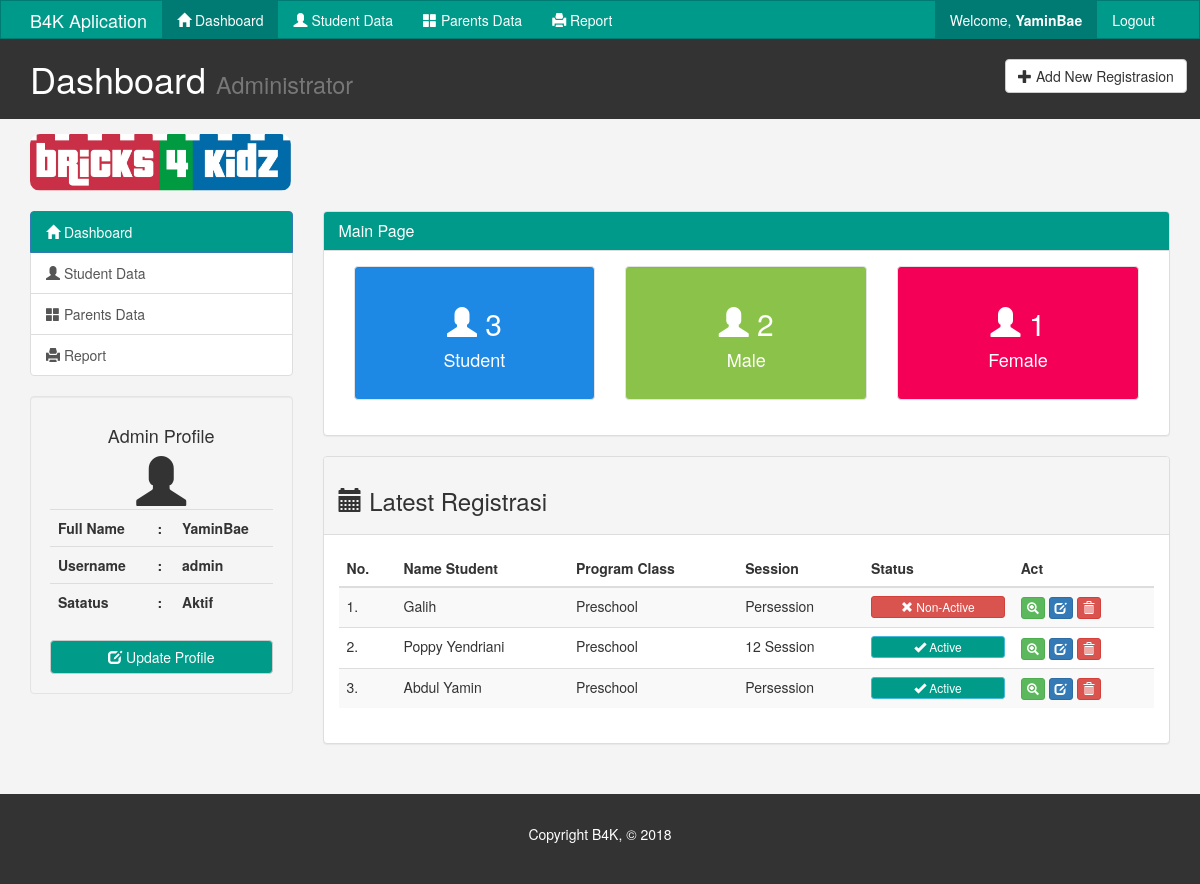
The app's page /_admin/index.php (signed in) with its own data.
### tables this page shows
CREATE TABLE `user` (
  `id_user` int(11) NOT NULL,
  `username` varchar(60) NOT NULL,
  `password` varchar(100) NOT NULL,
  `nama_lengkap` varchar(60) NOT NULL,
  `level` varchar(20) NOT NULL,
  `aktif` enum('Y','N') NOT NULL
);

CREATE TABLE `tb_register` (
  `id_register` int(11) NOT NULL,
  `name` varchar(60) NOT NULL,
  `tempat` varchar(60) NOT NULL,
  `tgl` date NOT NULL,
  `gender` varchar(15) NOT NULL,
  `ortu` varchar(60) NOT NULL,
  `asal_skl` varchar(60) NOT NULL,
  `email` varchar(60) NOT NULL,
  `hp` int(15) NOT NULL,
  `alamat` text NOT NULL,
  `info_b4k` text NOT NULL,
  `program` varchar(60) NOT NULL,
  `note` text NOT NULL,
  `session` varchar(50) NOT NULL,
  `jml_byr` int(11) NOT NULL,
  `paid` varchar(50) NOT NULL,
  `tgl_dftr` date NOT NULL,
  `status` varchar(15) NOT NULL,
  `foto` varchar(255) NOT NULL
);

### _admin/index.php (the view, shortened to what this page needs)
<?php
include '../inc/config.php';
 ?>
<!DOCTYPE html>
<html lang="en">
  <head>
    <link href="../assets/css/bootstrap.min.css" rel="stylesheet">
    <link href="../assets/css/style.css" rel="stylesheet">
    <link rel="stylesheet" href="../assets/alert/css/sweetalert.css">
    <link rel="stylesheet" type="text/css" href="../assets/DataTables/datatables.min.css"/>
  </head>
  <body>
<?php
if (@$_SESSION['login']) {
$sesi = @$_SESSION['id'];
}
$sql = mysqli_query($con,"select * from user where id_user = '$sesi'") or die(mysqli_error($con));
$data = mysqli_fetch_array($sql);
?>
    <nav class="navbar navbar-default">
      <div class="container">
        <div class="navbar-header">
          <a class="navbar-brand" href="#"> B4K Aplication</a>
        </div>
        <div id="navbar" class="collapse navbar-collapse">
          <ul class="nav navbar-nav">
            <li class="active"><a href="index.php"> <span class="glyphicon glyphicon-home"></span>  Dashboard</a></li>
            <li><a href="?page=list"> <span class="glyphicon glyphicon-user"></span> Student Data</a></li>
            <li><a href="?page=parents"> <span class="glyphicon glyphicon-th-large"></span> Parents Data</a></li>
            <li><a href="?page=report"> <span class="glyphicon glyphicon-print"></span> Report</a></li>
          </ul>
          <ul class="nav navbar-nav navbar-right">
            <li class="active"><a href="?page=">Welcome, <b><?php echo $data['nama_lengkap'];?></b></a></li>
            <li><a href="../inc/logout.php">Logout</a></li>
          </ul>
        </div>
      </div>
    </nav>
    <header id="header">
    <div class="container">
    	<div class="row">
    		<div class="col-md-10">
    			<h1>
           Dashboard <small> Administrator</small></h1>
    		</div>
    		<div class="col-md-2">
			   <div class="dropdown create">
			  <a href="?page=regist" class="btn btn-default dropdown-toggle">
			     <span class="glyphicon glyphicon-plus"></span> Add New Registrasion
			  </a>
			</div>
    		</div>
    	</div>
    </div>
    </header>
    <section id="breadcrumb">
    	<div class="container">
        <img src="../assets/img/h.png" class="img-responsive" width="261" style="border-radius: 10px;">
        <br>
    	</div>
    </section>
    <section id="main">
    <div class="container">
    	<div class="row">
    		<div class="col-md-3">
			<div class="list-group">
			  <a href="index.php" class="list-group-item active main-color-bg">
			    <span class="glyphicon glyphicon-home" aria-hidden="true"></span> Dashboard
			  </a>
			  <a href="?page=list" class="list-group-item">
          <span class="glyphicon glyphicon-user" aria-hidden="true"></span>
          Student Data
         </a>
          <a href="?page=parents" class="list-group-item">
          <span class="glyphicon glyphicon-th-large" aria-hidden="true"></span>
          Parents Data
         </a>
			  <a href="?page=report" class="list-group-item">
          <span class="glyphicon glyphicon-print" aria-hidden="true"></span>
           Report
         </a>
			</div>
			<div class="well ">
      <center>
        <h4> Admin Profile</h4><span class="glyphicon glyphicon-user" style="font-size: 50px;"></span></center>
      <table class="table">
          <tr>
            <th> Full Name</th>
            <th> :</th>
            <th> <?php echo $data['nama_lengkap'];?> </th>
          </tr>
          <tr>
            <th> Username</th>
            <th> :</th>
            <th> <?php echo $data['username'];?> </th>
          </tr>
          <tr>
            <th> Satatus</th>
            <th> :</th>
            <th>
              <?php if ($data['aktif']=='Y') {
                echo "Aktif";
              }else{
                echo "Non Aktif";
              }
              ?>
            </th>
          </tr>
      </table>
      <button type="button" class="btn btn-default btn-block" data-toggle="modal" data-target="#edit<?php echo $data['id_user'] ?>" style="background-color:rgb(0,155,137);color: #fff;"> <span class="glyphicon glyphicon-edit"></span> Update Profile</button>
			</div>
    		</div>
    		<?php
    		$page=@$_GET['page'];
    		if ($page=='proses') {
    			include 'page/procces.php';
    		}elseif ($page=='regist') {
    			include 'page/new-register.php';
    		}elseif ($page=='') {
    			include 'page/dashboard.php';
    		}elseif ($page=='last_regis') {
    			include 'page/last_regis.php';
    		}elseif ($page=='detail') {
          include 'page/detail.php';
        }elseif ($page=='list') {
          include 'page/list-data.php';
        }elseif ($page=='del') {
          include 'page/del-data.php';
        }elseif ($page=='edit') {
          include 'page/edit.php';
        }elseif ($page=='report') {
          include 'page/Report-View.php';
        }elseif ($page=='aktif') {
          include 'page/status-aktif.php';
        }elseif ($page=='parents') {
          include 'page/v-parents.php';
        }else{
    			echo "Not Found !!";
    		}
    		 ?>
    	</div>
    </div>
    </section>
    <footer id="footer"><p>Copyright B4K, &copy; 2018</p></footer>
  </body>
</html>

### _admin/page/dashboard.php
<div class="col-md-9">
<?php
$std =mysqli_num_rows(mysqli_query($con,"SELECT * FROM tb_register"));
$lk =mysqli_num_rows(mysqli_query($con,"SELECT * FROM tb_register WHERE gender='Male' "));
$pr =mysqli_num_rows(mysqli_query($con,"SELECT * FROM tb_register WHERE gender='Female' "));
?>
			    			<div class="panel panel-default">
			  <div class="panel-heading main-color-bg">
			    <h3 class="panel-title">Main Page</h3>
			  </div>
			  <div class="panel-body">
			   <div class="col-md-4">
			    	<div class="well dash-box" style="background-color: #1e88e5;color: #fff;">
			    		<h2><span class="glyphicon glyphicon-user" aria-hidden="true"></span> <?php echo $std ?></h2>
			    		<h4>Student</h4>
			    	</div>
			    </div>
			    <div class="col-md-4">
			    	<div class="well dash-box" style="background-color: #8bc34a;color: #fff;">
			    		<h2><span class="glyphicon glyphicon-user" aria-hidden="true"></span> <?php echo $lk ?></h2>
			    		<h4>Male</h4>
			    	</div>
			    </div>
			    <div class="col-md-4">
			    	<div class="well dash-box" style="background-color: #f50057;color: #fff;">
			    		<h2><span class="glyphicon glyphicon-user" aria-hidden="true"></span> <?php echo $pr ?></h2>
			    		<h4>Female</h4>
			    	</div>
			    </div>
			  </div>
			</div>
			<div class="panel panel-default">
				  <div class="panel-heading">
				    <h3 class="panel-title"><h3> <span class="glyphicon glyphicon-calendar"></span> Latest Registrasi</h3></h3>
				  </div>
				  <div class="panel-body">
				    <div class="table-responsive">
				    	 <table class="table table-striped table-hover table-responsive">
				    	<thead>
				    	<tr>
					    	<th>No.</th>
					    	<th>Name Student</th>
					    	<th>Program Class</th>
					    	<th>Session</th>
					    	<th>Status</th>
					    	<th>Act</th>
				    	</tr>
				    	</thead>
				    	<tbody>
				    		<?php
				    		$no=1;
				    		 $student ="SELECT * FROM tb_register  ORDER BY id_register DESC LIMIT 5";
				    		 $query = mysqli_query($con,$student);
				    		 while ($data= mysqli_fetch_array($query)) {
				    		 ?>
				    	<tr>
					    	<td><?php echo $no++ ?>.</td>
					    	<td><?php echo $data['name'] ?></td>
					    	<td><?php echo $data['program'] ?></td>
					    	<td><?php echo $data['session'] ?></td>
					    	<td>
					    		  	<?php
					    	if ($data['status']=='Active') {
					    		echo "<a href='#' class='btn btn-info btn-block btn-xs' style='background-color: rgb(0,155,137);'> <span class='glyphicon glyphicon-ok'></span> Active</a>";
					    	}else{
					    		echo "<a href='#' class='btn btn-danger btn-block btn-xs'> <span class='glyphicon glyphicon-remove'></span> Non-Active</a>";
					    	}
					    	 ?>
					    	</td>
					    	<td>
					    		<a href="?page=detail&id=<?php echo $data['id_register'] ?>" class="btn btn-success btn-xs"><span class="glyphicon glyphicon-zoom-in"></span></a>
					    		<a href="?page=edit&id=<?php echo $data['id_register'] ?>" class="btn btn-primary btn-xs"><span class="glyphicon glyphicon-edit"></span></a>
					    		<a href="?page=del&id=<?php echo $data['id_register'] ?>" class="btn btn-danger btn-xs"><span class="glyphicon glyphicon-trash"></span></a>
					    	</td>
				    	</tr>
				    <?php
				     }
				     ?>
				    	</tbody>
				    </table>
				    </div>
				  </div>
				</div>
    		</div>

### assets/css/style.css (style rules this page uses)
body { background: #f4f4f4; }
.navbar { min-height: 37px !important; margin-bottom: 0; border-radius: 0; }
.navbar-nav > li > a, .navbar-brand { padding-top: 9px !important; padding-bottom: 0 !important; height: 37px; }
.navbar-default { background-color: #009a8a; border-color: #007b73; }
.navbar-default .navbar-brand { color: #ffffff; }
.navbar-default .navbar-nav > li > a { color: #ffffff; }
.navbar-default .navbar-nav > .active > a, .navbar-default .navbar-nav > .active > a:hover, .navbar-default .navbar-nav > .active > a:focus { color: #ffffff; background-color: #007b73; }
.navbar-default .navbar-collapse, .navbar-default .navbar-form { border-color: #ffffff; }
.main-color-bg { background-color: #009a8a !important; border-color: #007b73; color: #ffffff !important; }
#header { background: #333333; color: #ffffff; padding-bottom: 10px; margin-bottom: 15px; }
#header .create { padding-top: 20px; }
.dash-box { text-align: center; }
#footer { background: #333333; color: #ffffff; text-align: center; padding: 30px; margin-top: 30px; }

### records on screen
user: nama_lengkap "YaminBae", username "admin"
tb_register: name "Galih", program "Preschool", session "Persession", status "Non" (drawn)
tb_register: name "Poppy Yendriani", program "Preschool", session "12 Session", status "Active" (drawn)
tb_register: name "Abdul Yamin", program "Preschool", session "Persession", status "Active" (drawn)

### other values on screen
$std "3"
$lk "2"
$pr "1"
